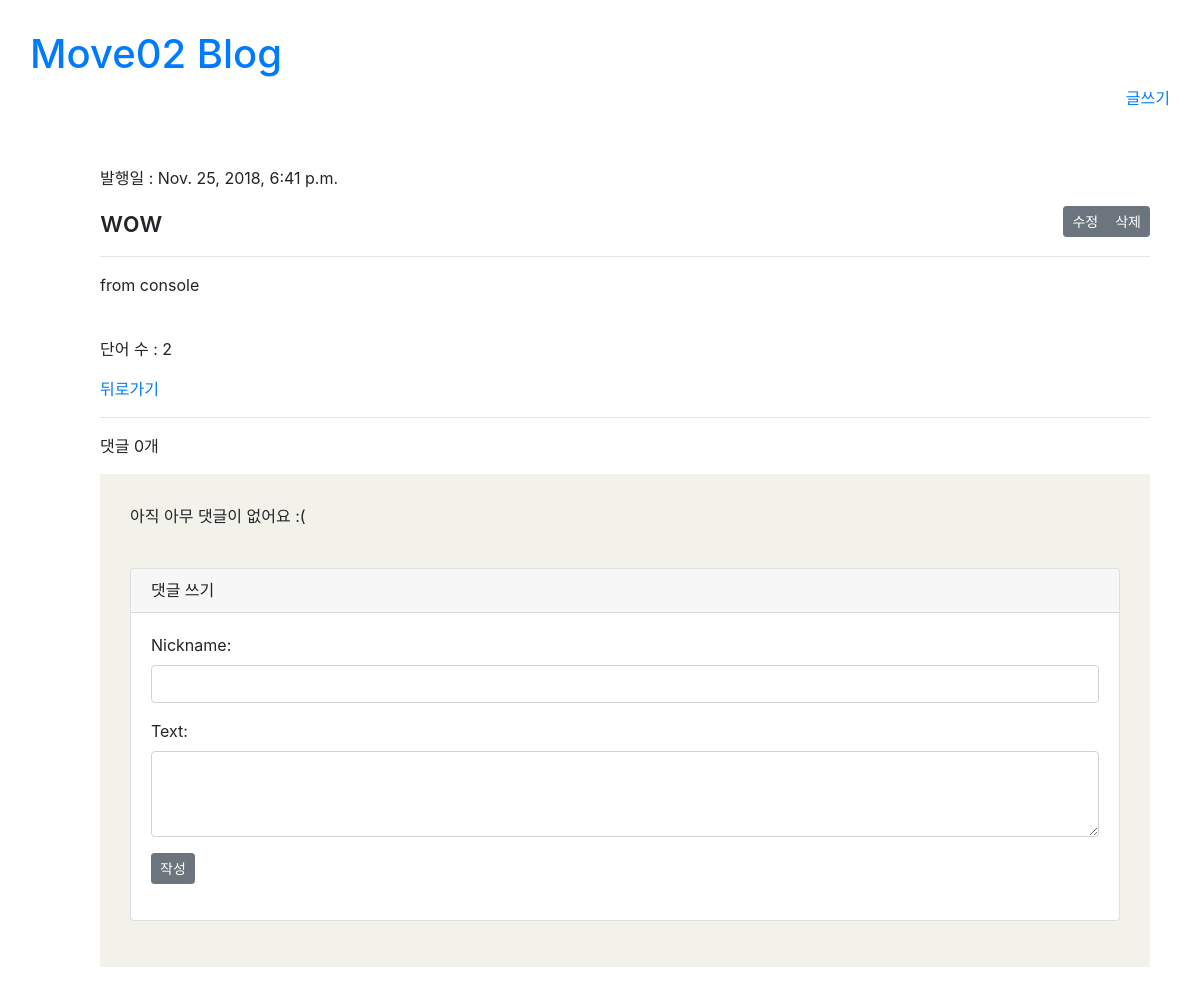
The app's page /blog/post/2/ with its own data.
### blog/models.py (models this page shows, shortened)
class Post(models.Model):
  title = models.CharField(max_length=100)
  text = models.TextField()
  created_date = models.DateTimeField(default=timezone.now)
  published_date = models.DateTimeField(blank=True, null=True)

### blog/views.py (the view)
# urls.py: url(r'^post/(?P<post_id>\d+)/$', views.detail, name="post_detail"),
def detail(request, post_id):
  post = get_object_or_404(Post, id = post_id)
  comment_form = CommentForm()
  words = post.text.split()
  return render(request, 'blog/detail.html', {
    'post':post,
    'comment_form':comment_form,
    'number_of_words':len(words),
    })

### blog/forms.py
class CommentForm(forms.ModelForm):
  class Meta:
    model = Comment
    fields = ('nickname', 'text',)
    widgets = {
        'nickname': forms.TextInput(attrs={
            'class': 'form-control'
            }
        ),
        'text': forms.Textarea(attrs={
            'class': 'form-control',
            'rows':'3',
            }
        ),
    }

### blog/templates/blog/detail.html
{% extends 'blog/base.html' %}
{% block content %}
  <div class="post-detail">
    <p>발행일 : {{ post.published_date }}</p>
    <div class="btn-group btn-group-sm float-right" role="group">
        <a href="{% url 'blog:post_edit' post_id=post.id %}" class="btn btn-secondary">수정</a>
        <a href="{% url 'blog:post_delete' post_id=post.id %}" class="btn btn-secondary" onclick="return confirm('진짜루 삭제?')">삭제</a>
    </div>
    <h3 class="post-title">{{ post.title }}</h3><hr>
    <p class="post-text">{{ post.text|linebreaks }}</p>
    <br>
    <p>단어 수 : {{ number_of_words }}</p>
  </div>
  <a href="/blog/">뒤로가기</a>
  <hr>
  <p>댓글 {{ post.comments.count }}개</p>
  <div class="comments">
    {% for comment in post.comments.all %}
      <div>
        <div class="float-right">{{ comment.created_date }}</div>
        <strong>{{ comment.nickname }}</strong>
        <p>{{ comment.text|linebreaks }}</p>
        <div class="btn-group btn-group-sm" role="group">
          <a href="{% url 'blog:comment_delete' comment_id=comment.id %}" class="btn btn-secondary">삭제</a>
        </div>
        <hr>
      </div>
    {% empty %}
        <p>아직 아무 댓글이 없어요 :(</p>
    {% endfor %}<br>
    <div class="form-group card">
      <h6 class="card-header">댓글 쓰기</h6>
      <div class="card-body">
        <form method="POST" action="{% url 'blog:add_comment_to_post' post_id=post.id %}">{% csrf_token %}
            {{ comment_form.as_p }}
            <button type="submit" class="save btn btn-secondary btn-sm">작성</button>
        </form>
      </div>
    </div>
  </div>
{% endblock %}

### blog/static/css/blog.css (style rules this page uses)
div.comments { padding: 30px; background-color: #f2f2ea; }

### records on screen
Post: published_date "Nov. 25, 2018, 6:41 p.m.", title "wow", text "from console", comments.count "0"

### other values on screen
{{ number_of_words }} "2"
